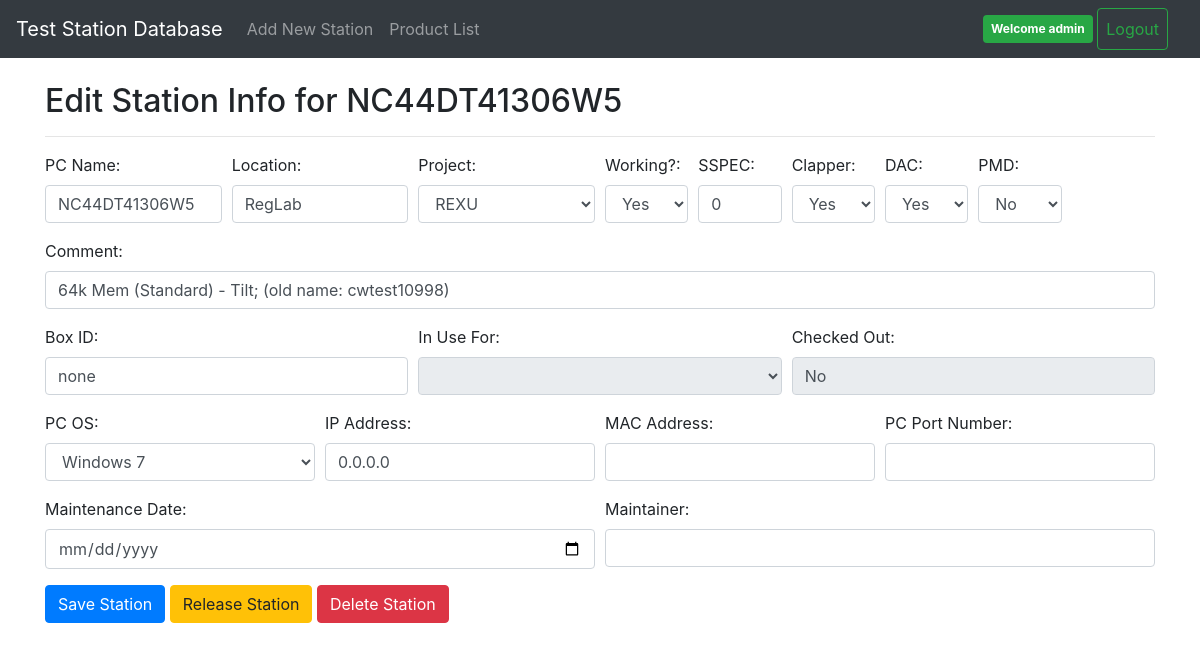
The app's page /stationList/editStation/3/ (signed in) with its own data.
### stationList/models.py (models this page shows, shortened)
class StationData(models.Model):
    pc_name = models.CharField(max_length=50)
    location = models.CharField(max_length=100)
    current_project = models.CharField(max_length=50)
    working = models.BooleanField()
    clapper = models.BooleanField()
    dac = models.BooleanField()
    pmd = models.BooleanField()
    maintenance = models.DateField(auto_now=False, auto_now_add=False, editable=True, blank=True, null=True)
    maintainer = models.CharField(max_length=50)
    in_use_for = models.CharField(max_length=50)
    checked_out = models.CharField(max_length=100)
    comment = models.CharField(max_length=500)
    sspec = models.CharField(max_length=10)
    ip_address = models.GenericIPAddressField()
    pc_os = models.CharField(max_length=20)
    mac_address = models.CharField(max_length=100)
    box_id = models.CharField(max_length=100) #This is a future feature where we track associated fixture IDs separate from the pc_name
    pc_port_num = models.CharField(max_length=20)

### stationList/views.py (the view)
# urls.py: path('editStation/<int:pk>/', views.EditView.as_view(), name='edit'),
class EditView(LoginRequiredMixin, generic.DetailView):
    login_url = '/accounts/login/'
    redirect_field_name = 'redirect_to'
    model = StationData
    template_name = 'stationList/editStation.html'
    context_object_name = "station"
    def get_context_data(self, **kwargs):
        context = super(EditView, self).get_context_data(**kwargs)
        context['product_list'] = Products.objects.all()
        return context

### stationList/templates/stationList/editStation.html (shortened to what this page needs)
{% extends 'stationList/base.html' %}
{% block content %}
	<div class="container" style="padding-top: 2rem">
		<h2>Edit Station Info for {{station.pc_name}}</h2>
		<hr></hr>
		<form action="{% url 'stationList:edit_station' %}" method="post">
			<div class="form-row">
				<div class="form-group col-md-2">
					<label for="pc_name">PC Name:</label>
					<input class="form-control" type="text" name="pc_name" value="{{station.pc_name}}" />
				</div>
				<div class="form-group col-md-2">
					<label for="fixture_location">Location:</label>
					<input class="form-control" type="text" name="fixture_location" value="{{station.location}}" />
				</div>
				<div class="form-group col-md-2">
					<label for="project_name">Project:</label>
					<select name="project_name" class="form-control">
						{% for product in product_list %}
							{% ifequal product.product_name station.current_project %}
								<option selected>{{station.current_project}}</option>
							{% else %}
								<option>{{product.product_name}}</option>
							{% endifequal %}
						{% endfor %}
					</select>
				</div>
				<div class="form-group col-md-1">
					<label for="working">Working?:</label>
					<select class="form-control" name="working">
						{% if station.working %}
						<option selected value="True">Yes</option>
						{% else %}
						<option value="True">Yes</option>
						<option selected value="False">No</option>
						{% endif %}
					</select>
				</div>
				<div class="form-group col-md-1">
					<label for="sspec">SSPEC:</label>
					<input class="form-control" type="text" name="sspec" value="{{station.sspec}}" />
				</div>
				<div class="form-group col-md-1">
					<label for="clapper">Clapper:</label>
					<select class="form-control" name="clapper">
						{% if station.clapper %}
						<option selected value="True">Yes</option>
						{% else %}
						<option value="True">Yes</option>
						<option selected value="False">No</option>
						{% endif %}
					</select>
				</div>
				<div class="form-group col-md-1">
					<label for="dac">DAC:</label>
					<select class="form-control" name="dac">
						{% if station.dac %}
						<option selected value="True">Yes</option>
						{% else %}
						<option value="True">Yes</option>
						<option selected value="False">No</option>
						{% endif %}
					</select>
				</div>
				<div class="form-group col-md-1">
					<label for="pmd">PMD:</label>
					<select class="form-control" name="pmd">
						{% if station.pmd %}
						<option selected value="True">Yes</option>
						<option value="False">No</option>
						{% else %}
						<option selected value="False">No</option>
						{% endif %}
					</select>
				</div>
			</div>
			<div class="form-row">
				<div class="form-group col-md-12">
					<label for="gen_comment">Comment:</label>
					<input class="form-control" type="text" name="gen_comment" value="{{station.comment}}" />
				</div>
			</div>
			<div class="form-row">
				<div class="form-group col-md-4">
					<label for="box_id">Box ID:</label>
					<input class="form-control" type="text" name="box_id" value="{{station.box_id}}" />
				</div>
				<div class="form-group col-md-4">
					<label for="in_use_for">In Use For:</label>
					<select disabled class="form-control" name="in_use_for">
						<option>{{station.in_use_for}}
						<option>None</option>
		            </select>
				</div>
				<div class="form-group col-md-4">
					<label for="checked_out">Checked Out:</label>
					<input disabled class="form-control" type="text" name="checked_out" value="{{station.checked_out}}" />
				</div>
			</div>
			<div class="form-row">
				<div class="form-group col-md-3">
					<label for="pc_os">PC OS:</label>
					<select class="form-control" name="pc_os">
						<option>{{station.pc_os}}</option>
					</select>
				</div>
				<div class="form-group col-md-3">
					<label for="ip_address">IP Address:</label>
					<input class="form-control" type="text" name="ip_address" value="{{station.ip_address}}" />
				</div>
				<div class="form-group col-md-3">
					<label for="mac_address">MAC Address:</label>
					<input class="form-control" type="text" name="mac_address" value="{{station.mac_address}}" />
				</div>
				<div class="form-group col-md-3">
					<label for="pc_port">PC Port Number:</label>
					<input class="form-control" type="text" name="pc_port" value="{{station.pc_port_num}}" />
				</div>
			</div>
			<div class="form-row">
				<div class="form-group col-md-6">
					<label for="maintenance_date">Maintenance Date:</label>
					<input class="form-control" type="date" name="maintenance_date" value="{{station.maintenance}}" />
				</div>
				<div class="form-group col-md-6">
					<label for="maintainer">Maintainer:</label>
					<input class="form-control" type="text" name="maintainer" value="{{station.maintainer}}" />
				</div>
			</div>
			<div style="inline: block">
				<button class="btn btn-primary" type="submit">Save Station</button>
				<button class="btn btn-warning" type="button" onclick="ConfirmStationRelease({{station.id}})">Release Station</button>
				<button class="btn btn-danger" type="button" onclick="ConfirmStationDelete({{station.id}})">Delete Station</button>
			</div>
		</form>
	</div>
{% endblock %}

### stationList/templates/stationList/base.html (shortened to what this page needs)
<!DOCTYPE html>
<html lang="en">
	<head>
		{% load static %}
		<link href="{% static 'stationList/css/bootstrap.min.css' %}" rel="stylesheet" type="text/css">
		<link href="{% static 'stationList/css/dashboard.css' %}" rel="stylesheet" type="text/css">
		<link href="//cdn.datatables.net/1.10.16/css/jquery.dataTables.min.css" rel="stylesheet" type="text/css">
		<link rel="stylesheet" media="screen" href="https://cdnjs.cloudflare.com/ajax/libs/handsontable/0.35.0/handsontable.full.min.css">
	</head>
	<body>
		<nav class="navbar navbar-expand-md navbar-dark bg-dark fixed-top">
			<a class="navbar-brand" href="{% url 'stationList:index' %}">Test Station Database</a>
			<div class="collapse navbar-collapse" id="navbarsExampleDefault">
				<ul class="navbar-nav mr-auto">
					<li class="nav-item">
						<a class="nav-link" href="{% url 'stationList:add' %}">Add New Station</a>
					</li>
					<li class="nav-item">
						<a class="nav-link" href="{% url 'products:product_index' %}">Product List</a>
					</li>
				</ul>
				<div class="my-2 my-md-0 mr-md-3">
					{% if user.is_authenticated %}
					<span class="badge badge-success p-2">Welcome {{user.get_username}}</span>
					<a class="btn btn-outline-success p-2" href="{% url 'logout' %}">Logout</a>
					{% else %}
					<a class="btn btn-outline-success p-2" href="{% url 'login' %}">Login</a>
					<a class="btn btn-outline-success p-2" href="{% url 'accounts:signup' %}">Signup</a>
					{% endif %}
				</div>
			</div>
		</nav>
		<main role="main">
			{% block content %}
			{% endblock %}
		</main>
	</body>
</html>

### stationList/static/stationList/css/dashboard.css (style rules this page uses)
body { padding-top: 50px; }

### records on screen
StationData: pc_name "NC44DT41306W5", fixture_location "RegLab", working "Yes", sspec "0", clapper "Yes", dac "Yes", pmd "No", gen_comment "64k Mem (Standard) - Tilt; (old name: cwtest10998)", box_id "none", checked_out "No", pc_os "Windows 7", ip_address "0.0.0.0"

### other values on screen
{{ user.get_username }} "admin"
form field project_name "REXU"
